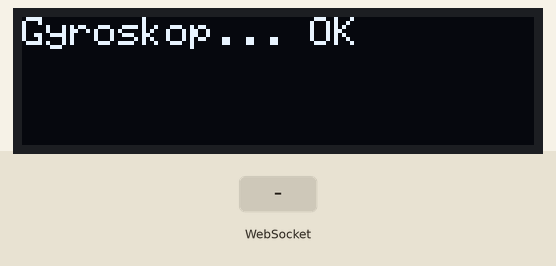
Simulated run of this sketch. Board: ESP32. On the bench: 128×32 one-colour display. The test bench sets the inputs (shaded band). WiFi joins after 1.5 s; servers stay silent unless stated; what the sketch prints to the serial monitor is not drawn.

Above: at 1.1 s.
At 3.1 s:
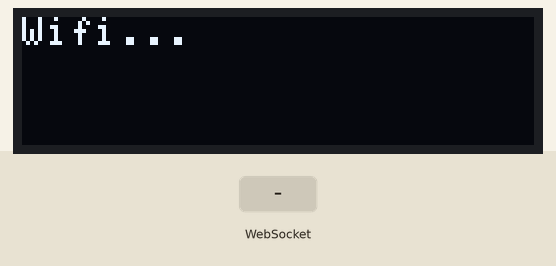
At 17.8 s:
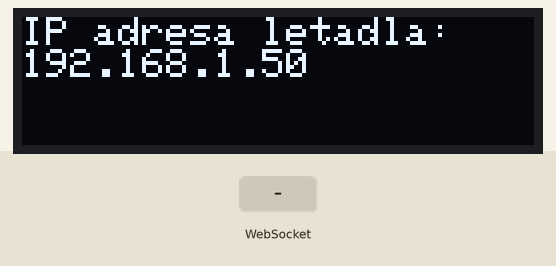
17.9 s: WebSocket text "1" received
Timing chart, 0 to 20.9 s (numbered marks = the images above; inputs shaded):
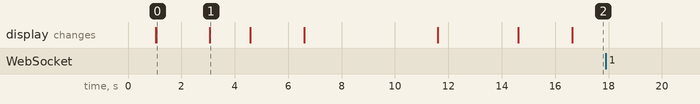

The sketch:

MrijaArduino.ino
```cpp
/*
   Firmware pro Mriju, Arduino a mikrokontroler ESP32
   Po pripojeni napajeni se cip:
   1) Spoji s 128x32 OLED displejem s I2C radicem SSD1306
   2) Spoji s I2C gyroskopem MPU6050
   3) Pripoji se k preddefinovane Wi-Fi
   4) Na TCP portu 80 nastartuje websocketovy server

   Ve smycce bude cekat na pripojeni klienta
   Pokud k tomu dojde, zacne mu posilat uhly natoceni gyroskopu
   jako prosty text ve formatu X.XXX,Y.YYY,Z.ZZZ

   Pouzite externi knihovny pro Arduino:
   1) https://github.com/tockn/MPU6050_tockn
   2) https://github.com/Links2004/arduinoWebSockets
   3) https://github.com/adafruit/Adafruit_SSD1306
*/

#include <WiFi.h>              // Wi-Fi komunikace
#include <ESPmDNS.h>           // LAN MDNS
#include <esp_wifi.h>          // Vynuceni plneho vykonu Wi-Fi
#include <WebSocketsServer.h>  // Websockets
#include <Wire.h>              // I2C
#include <MPU6050_tockn.h>     // Gyroskop MPU6050
#include <Adafruit_SSD1306.h>  // OLED displej

// SSID a heslo Wi-Fi (2 GHz),
// ke ktere se bude pripojovat fyzicka Mrija
// Pro jednoduchost natvrdo soucasti firmwaru
const char *ssid = "nazev-wifi-site";
const char *password = "heslo-k-wifi";

// Trida gyroskopu
MPU6050 mpu6050(Wire);

// Trida websocketoveho serveru na TCP portu 80
WebSocketsServer websocket = WebSocketsServer(80);

// Trida SSD1306 I2C OLED displeje 128x32 px
Adafruit_SSD1306 display(128, 32, &Wire, -1);

// Pomocne promenne pro aktualizaci dat z gyroskopu
// a zasilani skrze websocket kazdych x milisekund
uint32_t casOdeslanychDat = 0;
uint32_t prodlevaMeziOdeslanim = 100; // ms

// Funkce setup se spusti na zacatku programu
void setup() {
  // Nastartovani seriove linky
  Serial.begin(115200);
  delay(1000);

  // Nastartuj sbernici I2C
  Wire.begin();

  // Nastartuj displej
  Serial.print("Startuji displej na I2C adrese 0x3C... ");
  if (display.begin(SSD1306_SWITCHCAPVCC, 0x3C)) {
    Serial.println("OK");
  }
  else Serial.println("CHYBA");

  // Nastartuj gyroskop
  display.clearDisplay();
  display.setTextSize(1);
  display.setTextColor(SSD1306_WHITE);
  display.clearDisplay();
  display.setCursor(0, 0);
  display.print("Gyroskop... ");
  display.display();
  Serial.print("Startuji gyroskop MPU6050... ");
  mpu6050.begin(); // Knihovna pri startu nevraci zadnou hodnotu a nelze overit, jestli spojeni funguje
  Serial.println("OK");
  display.println("OK");
  display.display();
  delay(2000);

  // Nastartuj Wi-Fi
  display.clearDisplay();
  display.setTextSize(1);
  display.setTextColor(SSD1306_WHITE);
  display.clearDisplay();
  display.setCursor(0, 0);
  display.print("Wifi...");
  display.display();
  Serial.print("Startuji Wi-Fi...");
  WiFi.mode(WIFI_STA);
  // Vynuceni vysokeho vykonu WI-FI, ale tim padem i vyssi spotreby
  // https://docs.espressif.com/projects/esp-idf/en/latest/esp32/api-reference/network/esp_wifi.html#_CPPv415esp_wifi_set_ps14wifi_ps_type_t
  esp_wifi_set_ps(WIFI_PS_NONE);
  WiFi.begin(ssid, password);
  // Konfigurace MDNS
  // Na podporovanych platformach bude
  // Mrija dostupna i na LAN domene mrija.local
  MDNS.begin("mrija");
  MDNS.addService("http", "tcp", 80);
  while (WiFi.status() != WL_CONNECTED) {
    delay(500);
    Serial.print(".");
  }
  Serial.println(" OK");
  Serial.printf("IP: %s\r\n", WiFi.localIP().toString().c_str());
  display.println(" OK");
  display.display();
  delay(2000);

  // Namir Mriju cumakem k displeji
  // Provedu kalibraci gyroskopu
  // Natoceni cumakem k displeji je klicove,
  // jinak bude Mrija na monitoru natocena
  // pod spatnym uhlem v rovine (osa Z/boceni)
  display.clearDisplay();
  display.setCursor(0, 0);
  display.println("Namir Mriju");
  display.println("k displeji");
  display.display();
  Serial.println("Namir zarizeni v rovine na displej");
  delay(5000);
  display.clearDisplay();
  display.setCursor(0, 0);
  display.print("Kalibruji... ");
  display.display();
  Serial.println("Kalibruji gyroskop... ");
  mpu6050.calcGyroOffsets(true);
  display.print("OK");
  display.display();
  Serial.println("");
  delay(2000);

  // Nastartuj websocketovy server na stanovenem TCP portu
  // Pri udalosti zavola funkci websocketUdalost
  websocket.begin();
  websocket.onEvent(websocketUdalost);

  // Konfigurace je hotova,
  // a tak vypiseme an displej IP adresu Mriji
  // Pote se uz spusti smycka loop
  display.clearDisplay();
  display.setCursor(0, 0);
  display.println("IP adresa letadla:");
  display.println(WiFi.localIP().toString());
  display.display();
}

// Funkce loop se opakuje stale dokola
void loop() {
  // Zpracuj ulohy websocketoveho serveru
  websocket.loop();
  // Pokud se pripojil nejaky websocketovy klient
  // a zaroven uplynulo 100 ms od posledniho odeslani dat,
  // ziskej nove hodnoty z gyroskopu a odesli je vsem
  // pripojenym klientum a pro kontrolu vypis do seriove linky
  if (websocket.connectedClients(false) > 0 && millis() - casOdeslanychDat > prodlevaMeziOdeslanim) {
    casOdeslanychDat = millis();
    mpu6050.update();
    char zprava[100];
    sprintf(zprava, "%f,%f,%f", mpu6050.getAngleX(), mpu6050.getAngleY(), mpu6050.getAngleZ());
    websocket.broadcastTXT(zprava, strlen(zprava));
    Serial.println(zprava);
  }
}

// Tuto funkci zavola websocketovy server, pokud se neco stane
// Registruji udalost pripojeni/odpojeni klientu a prijem textovych dat
void websocketUdalost(uint8_t id, WStype_t typ, uint8_t *data, size_t length) {
  IPAddress ip = websocket.remoteIP(id);
  switch (typ) {
    // Klient se odpojil
    case WStype_DISCONNECTED:
      Serial.printf("Klient %u (%s) se odpojil\r\n", id, ip.toString().c_str());
      break;
    // Klient se pripojil, vypisu jeho IP adresu
    case WStype_CONNECTED:
      Serial.printf("Klient %u se pripojil z IP adresy %s\r\n", id, ip.toString().c_str());
      websocket.sendTXT(id, "#Mrija Websocket Server te vita!");
      break;
    // Textova ASCII data od klienta
    // Jen je vypisu do seriove linky, mohli bychom je ale pouzit
    // treba pro konfiguraci
    case WStype_TEXT:
      Serial.printf("Zprava od klienta %u (%s): %s\n", id, ip.toString().c_str(), data);
      break;
  }
}
```

Measured:
- after the input at 17.9 s, every drawn part: stays the same
- what the display in image 0 shows lasts 2.0 s, from 1.1 s to 3.1 s
- what the display in image 1 shows lasts 1.5 s, from 3.1 s to 4.6 s
